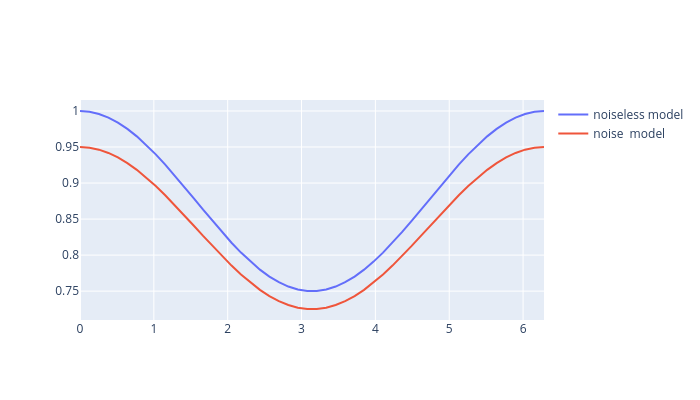

The cell this chart's notebook holds for it:
### Code cell
N_samples = 50
Pₑ = 0.1
Pₜ = 1-Pₑ
α = π/8.
β = 3.*π/8.
θ = np.linspace(0,2*π,N_samples)
fig = go.Figure()
fig.add_trace(go.Scatter(
    x = θ, y = model_analytical(θ,β,α),
    name = f"noiseless model",
    mode='lines',
    line=dict(width=2)
))
fig.add_trace(go.Scatter(
    x = θ, y = model_new_noisy(θ,β,α,Pₑ),
    name = f"noise  model",
    mode='lines',
    line=dict(width=2)
))
fig.update_layout(

    width = 700,
    height = 400
)


fig.show()
